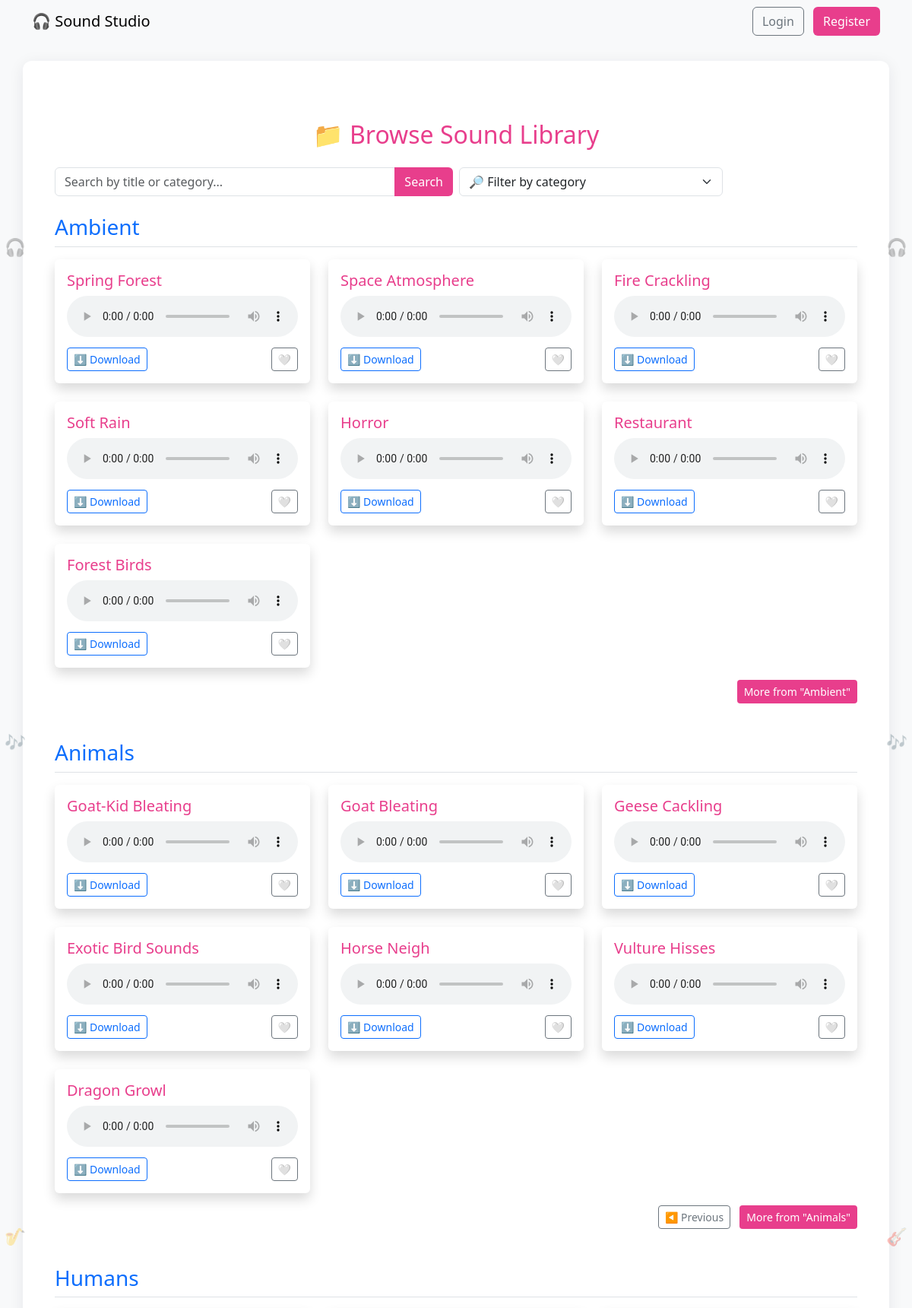
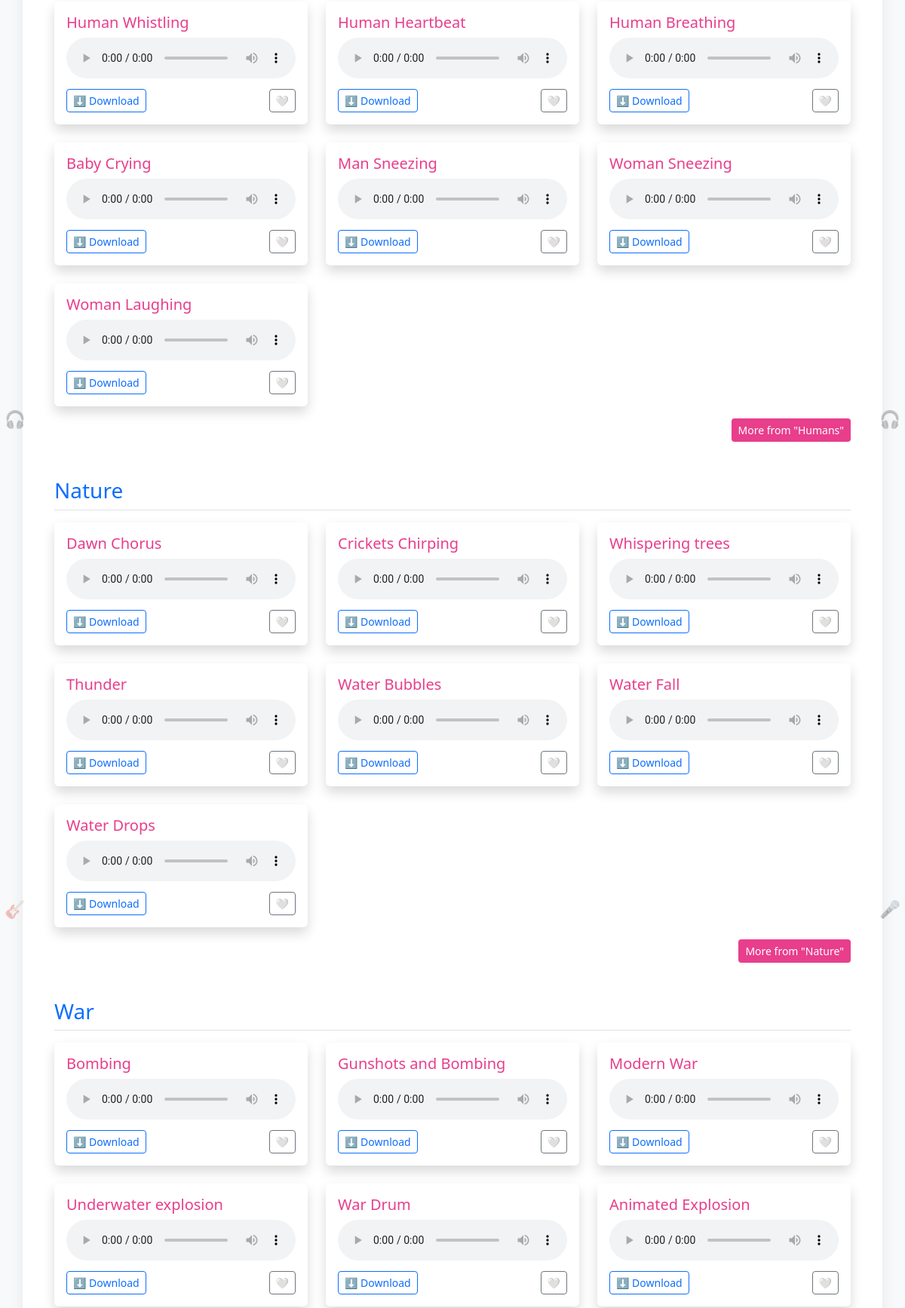
Page /browse?page_Ambient=1&page_Animals=2&page_Humans=1&page_Nature=1&page_War=1&page_Weather=1 (upper part) on the committed database (2 pictures, top to bottom).
### sound_bank/app.py (models this page shows)
class Sound(db.Model):
    id = db.Column(db.Integer, primary_key=True)
    title = db.Column(db.String(100))
    category = db.Column(db.String(50))
    filename = db.Column(db.String(200))
    user_id = db.Column(db.Integer, db.ForeignKey('user.id'))
    uploader = db.relationship('User', backref='sounds')

### sound_bank/app.py (the view, shortened to what this page needs)
@app.route('/browse')
def browse():
    query = request.args.get('q', '').strip().lower()
    selected_category = request.args.get('category', '').strip()
    per_page = 7  # Sounds per title
    user = None
    user_favorite_ids = []
    user_uploaded_sound_ids = []
    if 'user_id' in session:
        user = User.query.get(session['user_id'])
        user_favorite_ids = [fav.sound_id for fav in user.favorites]
        user_uploaded_sound_ids = [s.id for s in Sound.query.filter_by(user_id=user.id).all()]
    sounds_query = Sound.query
    if selected_category:
        sounds_query = sounds_query.filter(Sound.category == selected_category)
    sounds = sounds_query.order_by(Sound.title.asc()).all()
    grouped_sounds = defaultdict(list)
    for sound in sounds:
        grouped_sounds[sound.title].append(sound)
    paginated_sounds = {}
    for title, sound_list in grouped_sounds.items():
        page_param = f"page_{title}"
        page = int(request.args.get(page_param, 1))
        start = (page - 1) * per_page
        end = start + per_page
        total = len(sound_list)
        paginated_sounds[title] = {
            'items': sound_list[start:end],
            'current_page': page,
            'has_next': end < total,
            'page_param': page_param
        }
    categories = db.session.query(Sound.category).distinct().all()
    categories = sorted([c[0] for c in categories])
    return render_template(
        'browse.html',
        paginated_sounds=paginated_sounds,
        categories=categories,
        selected_category=selected_category,
        user=user,
        user_favorite_ids=user_favorite_ids,
        user_uploaded_sound_ids=user_uploaded_sound_ids
        )

### sound_bank/app.py (called while the page is built)
@app.before_request
def make_session_permanent():
    session.permanent = True

### sound_bank/templates/browse.html (shortened to what this page needs)
{% extends 'base.html' %}
{% block content %}
<div class="container mt-5">
  <h2 class="text-center text-pink mb-4">📁 Browse Sound Library</h2>
  <form method="get" action="{{ url_for('browse') if request.path != '/' else url_for('index') }}" class="mb-4">
    <div class="row g-2">
      <div class="col-md-6">
        <div class="input-group">
          <input type="text" class="form-control" name="q" placeholder="Search by title or category..." value="{{ request.args.get('q', '') }}">
          <button class="btn btn-pink" type="submit">Search</button>
        </div>
      </div>
      <div class="col-md-4">
        <select class="form-select" name="category" onchange="this.form.submit()">
          <option value="">🔎 Filter by category</option>
        </select>
      </div>
    </div>
  </form>
  {% if paginated_sounds %}
    {% for title, group in paginated_sounds.items() %}
      <div class="mb-5">
        <h3 class="text-primary border-bottom pb-2 mb-3">{{ title }}</h3>
        <div class="row row-cols-1 row-cols-md-3 g-4">
          {% for sound in group['items'] %}
            <div class="col">
              <div class="card shadow border-0 h-100">
                <div class="card-body">
                  <h5 class="card-title text-pink">{{ sound.category }}</h5>
                  <audio controls class="w-100 mb-2">
                    <source src="{{ url_for('static', filename='sounds/' ~ sound.filename) }}" type="audio/mpeg">
                  </audio>
                  <div class="d-flex justify-content-between align-items-center">
                    <a href="{{ url_for('download', filename=sound.filename) }}" class="btn btn-sm btn-outline-primary">⬇️ Download</a>
                    {% if user %}
                      {% if sound.id in user_favorite_ids %}
                        <a href="{{ url_for('unfavorite', sound_id=sound.id) }}" class="btn btn-sm btn-outline-danger">💔</a>
                      {% else %}
                        <a href="{{ url_for('favorite', sound_id=sound.id) }}" class="btn btn-sm btn-outline-success">❤️</a>
                      {% endif %}
                    {% else %}
                      <a href="{{ url_for('login') }}" class="btn btn-sm btn-outline-secondary">🤍</a>
                    {% endif %}
                  </div>
                </div>
              </div>
            </div>
          {% endfor %}
        </div>
        {% if group['has_next'] or group['current_page'] > 1 %}
          <div class="text-end mt-3">
            {% set page_param = group['page_param'] %}
            {% set shared_args = request.args.to_dict() %}
            {% for other_title, other_group in paginated_sounds.items() %}
              {% set _ = shared_args.update({other_group['page_param']: other_group['current_page']}) %}
            {% endfor %}
            {% if group['current_page'] > 1 %}
              {% set prev_args = shared_args.copy() %}
              {% set _ = prev_args.update({page_param: group['current_page'] - 1}) %}
              <a class="btn btn-outline-secondary btn-sm me-2"
                 href="{{ url_for('browse', **prev_args) }}">
                 ◀️ Previous
              </a>
            {% endif %}
            {% if group['has_next'] %}
              {% set next_args = shared_args.copy() %}
              {% set _ = next_args.update({page_param: group['current_page'] + 1}) %}
              <a class="btn btn-pink btn-sm"
                 href="{{ url_for('browse', **next_args) }}">
                 More from "{{ title }}"
              </a>
            {% endif %}
          </div>
        {% endif %}
      </div>
    {% endfor %}
  {% else %}
    <p class="text-muted text-center">No sounds found.</p>
  {% endif %}
</div>
{% endblock %}

### sound_bank/templates/base.html (style rules this page uses)
body { background-color: #f8f9fa; margin: 0; min-height: 100vh; font-family: 'Segoe UI', Tahoma, Geneva, Verdana, sans-serif; color: #212529; position: relative; }
.text-pink { color: #e83e8c; }
.btn-pink { background-color: #e83e8c; color: white; }

### rows in the picture
Sound: title "Ambient", category "Spring Forest"
Sound: category "Space Atmosphere"
Sound: category "Fire Crackling"
Sound: category "Soft Rain"
Sound: category "Horror"
Sound: category "Restaurant"
Sound: category "Forest Birds"
Sound: title "Animals"
Sound: category "Goat-Kid Bleating"
Sound: category "Goat Bleating"
Sound: category "Geese Cackling"
Sound: category "Exotic Bird Sounds"
Sound: category "Horse Neigh"
Sound: category "Vulture Hisses"
Sound: category "Dragon Growl"
Sound: title "Humans", category "Human Whistling"
Sound: category "Human Heartbeat"
Sound: category "Human Breathing"
Sound: category "Baby Crying"
Sound: category "Man Sneezing"
Sound: category "Woman Sneezing"
Sound: category "Woman Laughing"
Sound: title "Nature", category "Dawn Chorus"
Sound: category "Crickets Chirping"
Sound: category "Whispering trees"
Sound: category "Thunder"
Sound: category "Water Bubbles"
Sound: category "Water Fall"
Sound: category "Water Drops"
Sound: title "War", category "Bombing"
Sound: category "Gunshots and Bombing"
Sound: category "Modern War"
Sound: category "Underwater explosion"
Sound: category "War Drum"
Sound: category "Animated Explosion"
